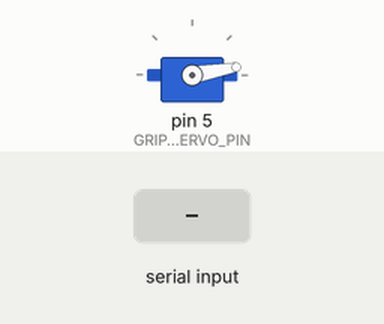
Recording of a sketch running on a simulated Arduino Uno, built with avr-gcc and run on an emulated ATmega328P. Shown: servo. Inputs (shaded band) come from the test bench.

Above: at 1.7 s.
1.8 s: byte 120 received over Serial
At 2.6 s:
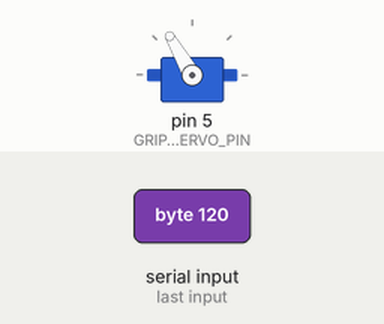
3.6 s: byte 30 received over Serial
At 5.0 s:
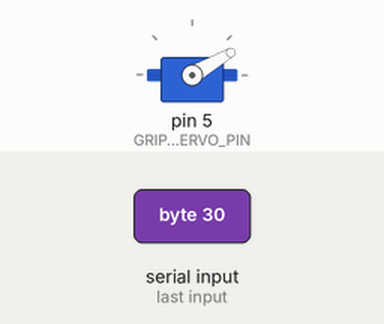
5.3 s: byte 90 received over Serial
At 6.8 s:
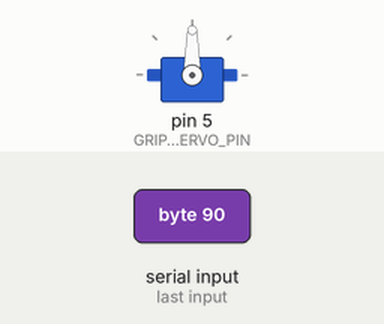
Timing chart, 0 to 8.3 s (numbered marks = the images above; inputs shaded):
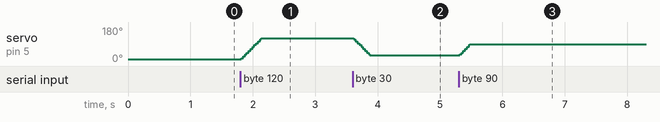

Measured:
- after the input at 1.8 s, servo on pin 5 (GRIPPER_SERVO_PIN): moves from 10° to 120° over 0.32 s, starting at once
- after the input at 3.6 s, servo on pin 5 (GRIPPER_SERVO_PIN): moves from 120° to 30° over 0.26 s, starting at once
- after the input at 5.3 s, servo on pin 5 (GRIPPER_SERVO_PIN): 30° → 90° at once

The sketch:

main.ino
```cpp
#include <Servo.h>

// Configuration
#define GRIPPER_SERVO_PIN 5  // Servo motor pin for gripper
#define SERIAL_BAUD_RATE 115200

// MG90S servo specifications
#define SERVO_MIN_PULSE 500    // Minimum pulse width (microseconds)
#define SERVO_MAX_PULSE 2400   // Maximum pulse width (microseconds)
#define SERVO_MIN_ANGLE 10      // Minimum angle (matching Python)
#define SERVO_MAX_ANGLE 170    // Maximum angle (matching Python)

// Gripper angles - Matching Python configuration
#define GRIPPER_OPEN_ANGLE 170      // Open position (0 degrees)
#define GRIPPER_CLOSE_ANGLE 10   // Closed position (160 degrees)
#define GRIPPER_DEFAULT_ANGLE 10 // Start from closed position

// Smooth movement settings
#define STEP_DELAY 15            // Faster movement
#define STEPS_PER_MOVE 10       // Fewer steps for quicker response
#define ACCELERATION_STEPS 3     // Shorter acceleration phase

// Safety settings
#define MAX_ANGLE_CHANGE_PER_STEP 5    // Larger steps allowed
#define POSITION_TOLERANCE 2            // Tighter position control
#define STALL_TIMEOUT 500              // Shorter timeout
#define DIRECTION_CHANGE_DELAY 50       // Shorter direction change delay

// Servo object
Servo gripperServo;

// Variables for tracking angle
byte current_angle;
byte target_angle;
bool is_moving = false;
unsigned long last_step_time = 0;
unsigned long movement_start_time = 0;

void setup() {
    Serial.begin(SERIAL_BAUD_RATE);

    // Attach gripper servo
    gripperServo.attach(GRIPPER_SERVO_PIN, SERVO_MIN_PULSE, SERVO_MAX_PULSE);

    // Initialize to closed position
    gripperServo.write(GRIPPER_DEFAULT_ANGLE);
    current_angle = GRIPPER_DEFAULT_ANGLE;
    target_angle = GRIPPER_DEFAULT_ANGLE;

    delay(500); // Initial delay for servo to reach position
}

void loop() {
    if (Serial.available() > 0) {
        target_angle = Serial.read();

        // Constrain angle to valid range
        target_angle = constrain(target_angle, SERVO_MIN_ANGLE, SERVO_MAX_ANGLE);

        if (target_angle != current_angle) {
            is_moving = true;
            movement_start_time = millis();
            last_step_time = millis();
        }
    }

    // Handle movement
    if (is_moving && millis() - last_step_time >= STEP_DELAY) {
        int remaining_distance = target_angle - current_angle;

        // Check for stall condition
        if (millis() - movement_start_time > STALL_TIMEOUT) {
            is_moving = false;
            return;
        }

        // Calculate step size
        int step_size = remaining_distance > 0 ?
            min(MAX_ANGLE_CHANGE_PER_STEP, remaining_distance) :
            max(-MAX_ANGLE_CHANGE_PER_STEP, remaining_distance);

        // Move one step
        current_angle += step_size;

        // Check if we've reached target
        if (abs(current_angle - target_angle) <= POSITION_TOLERANCE) {
            current_angle = target_angle;
            is_moving = false;
        }

        // Update servo position
        gripperServo.write(current_angle);
        last_step_time = millis();
    }
} 
```
